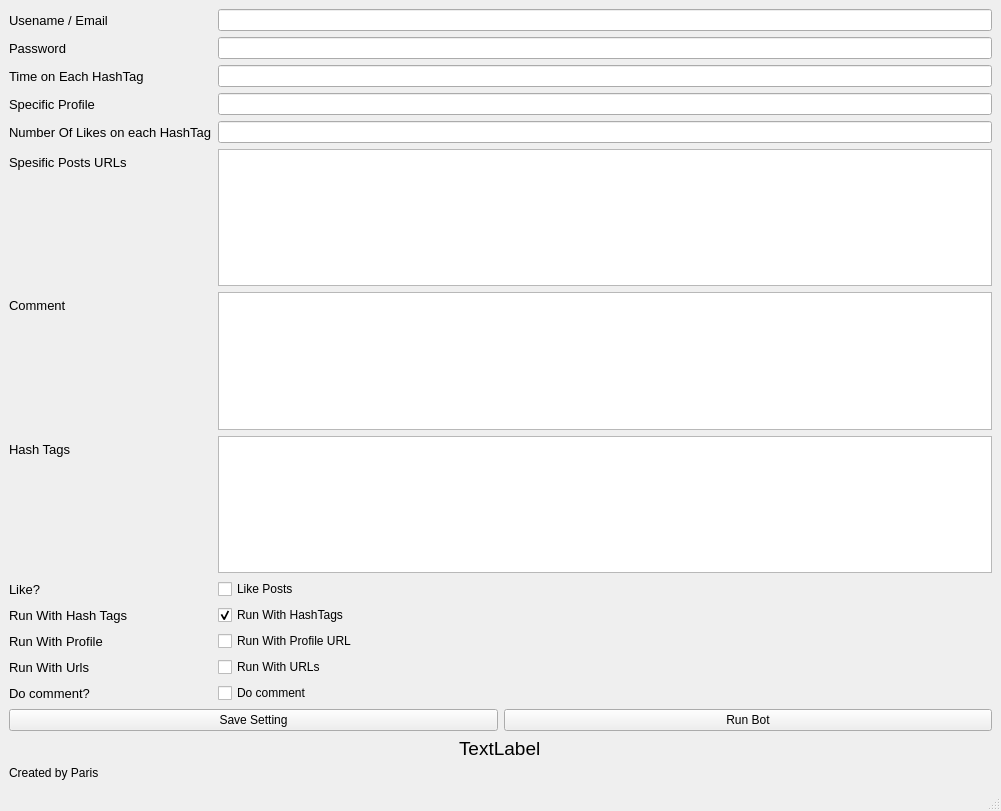
<?xml version="1.0" encoding="UTF-8"?>
<ui version="4.0">
 <class>MainWindow</class>
 <widget class="QMainWindow" name="MainWindow">
  <property name="geometry">
   <rect>
    <x>0</x>
    <y>0</y>
    <width>1001</width>
    <height>811</height>
   </rect>
  </property>
  <property name="windowTitle">
   <string>InstaBot</string>
  </property>
  <widget class="QWidget" name="centralwidget">
   <layout class="QGridLayout" name="gridLayout">
    <item row="3" column="0">
     <widget class="QLabel" name="label_7">
      <property name="text">
       <string>Created by Paris</string>
      </property>
     </widget>
    </item>
    <item row="1" column="0">
     <layout class="QHBoxLayout" name="horizontalLayout">
      <item>
       <widget class="QPushButton" name="saveBtn">
        <property name="text">
         <string>Save Setting</string>
        </property>
       </widget>
      </item>
      <item>
       <widget class="QPushButton" name="runBtn">
        <property name="text">
         <string>Run Bot</string>
        </property>
       </widget>
      </item>
     </layout>
    </item>
    <item row="0" column="0">
     <layout class="QFormLayout" name="formLayout">
      <property name="fieldGrowthPolicy">
       <enum>QFormLayout::AllNonFixedFieldsGrow</enum>
      </property>
      <item row="0" column="0">
       <widget class="QLabel" name="label">
        <property name="font">
         <font>
          <pointsize>10</pointsize>
         </font>
        </property>
        <property name="text">
         <string>Usename / Email</string>
        </property>
       </widget>
      </item>
      <item row="0" column="1">
       <widget class="QLineEdit" name="username"/>
      </item>
      <item row="1" column="0">
       <widget class="QLabel" name="label_2">
        <property name="font">
         <font>
          <pointsize>10</pointsize>
         </font>
        </property>
        <property name="text">
         <string>Password</string>
        </property>
       </widget>
      </item>
      <item row="1" column="1">
       <widget class="QLineEdit" name="password"/>
      </item>
      <item row="2" column="0">
       <widget class="QLabel" name="label_3">
        <property name="font">
         <font>
          <pointsize>10</pointsize>
         </font>
        </property>
        <property name="text">
         <string>Time on Each HashTag</string>
        </property>
       </widget>
      </item>
      <item row="2" column="1">
       <widget class="QLineEdit" name="wait"/>
      </item>
      <item row="3" column="0">
       <widget class="QLabel" name="label_12">
        <property name="font">
         <font>
          <pointsize>10</pointsize>
         </font>
        </property>
        <property name="text">
         <string>Specific Profile</string>
        </property>
       </widget>
      </item>
      <item row="8" column="0">
       <widget class="QLabel" name="label_9">
        <property name="font">
         <font>
          <pointsize>10</pointsize>
         </font>
        </property>
        <property name="text">
         <string>Number Of Likes on each HashTag</string>
        </property>
       </widget>
      </item>
      <item row="8" column="1">
       <widget class="QLineEdit" name="numLikes"/>
      </item>
      <item row="13" column="0">
       <widget class="QLabel" name="label_5">
        <property name="font">
         <font>
          <pointsize>10</pointsize>
         </font>
        </property>
        <property name="text">
         <string>Spesific Posts URLs</string>
        </property>
       </widget>
      </item>
      <item row="13" column="1">
       <widget class="QTextEdit" name="url"/>
      </item>
      <item row="14" column="0">
       <widget class="QLabel" name="label_8">
        <property name="font">
         <font>
          <pointsize>10</pointsize>
         </font>
        </property>
        <property name="text">
         <string>Comment</string>
        </property>
       </widget>
      </item>
      <item row="14" column="1">
       <widget class="QTextEdit" name="comment"/>
      </item>
      <item row="15" column="0">
       <widget class="QLabel" name="label_4">
        <property name="font">
         <font>
          <pointsize>10</pointsize>
         </font>
        </property>
        <property name="text">
         <string>Hash Tags</string>
        </property>
       </widget>
      </item>
      <item row="15" column="1">
       <widget class="QTextEdit" name="hashtags"/>
      </item>
      <item row="16" column="0">
       <widget class="QLabel" name="label_6">
        <property name="font">
         <font>
          <pointsize>10</pointsize>
         </font>
        </property>
        <property name="text">
         <string>Like?</string>
        </property>
       </widget>
      </item>
      <item row="16" column="1">
       <widget class="QCheckBox" name="LikecheckBox">
        <property name="text">
         <string>Like Posts</string>
        </property>
       </widget>
      </item>
      <item row="19" column="0">
       <widget class="QLabel" name="label_10">
        <property name="font">
         <font>
          <pointsize>10</pointsize>
         </font>
        </property>
        <property name="text">
         <string>Run With Hash Tags</string>
        </property>
       </widget>
      </item>
      <item row="19" column="1">
       <widget class="QCheckBox" name="checkBoxHashTags">
        <property name="text">
         <string>Run With HashTags</string>
        </property>
        <property name="checked">
         <bool>true</bool>
        </property>
       </widget>
      </item>
      <item row="21" column="0">
       <widget class="QLabel" name="runWithUrlsLabel">
        <property name="font">
         <font>
          <pointsize>10</pointsize>
         </font>
        </property>
        <property name="text">
         <string>Run With Urls</string>
        </property>
       </widget>
      </item>
      <item row="21" column="1">
       <widget class="QCheckBox" name="runWithUrlsCheckBox">
        <property name="text">
         <string>Run With URLs</string>
        </property>
        <property name="checked">
         <bool>false</bool>
        </property>
       </widget>
      </item>
      <item row="22" column="0">
       <widget class="QLabel" name="label_11">
        <property name="font">
         <font>
          <pointsize>10</pointsize>
         </font>
        </property>
        <property name="text">
         <string>Do comment?</string>
        </property>
       </widget>
      </item>
      <item row="22" column="1">
       <widget class="QCheckBox" name="checkBoxDoComment">
        <property name="text">
         <string>Do comment</string>
        </property>
       </widget>
      </item>
      <item row="3" column="1">
       <widget class="QLineEdit" name="profile"/>
      </item>
      <item row="20" column="0">
       <widget class="QLabel" name="label_13">
        <property name="font">
         <font>
          <pointsize>10</pointsize>
         </font>
        </property>
        <property name="text">
         <string>Run With Profile</string>
        </property>
       </widget>
      </item>
      <item row="20" column="1">
       <widget class="QCheckBox" name="checkBoxProfile">
        <property name="text">
         <string>Run With Profile URL</string>
        </property>
       </widget>
      </item>
     </layout>
    </item>
    <item row="2" column="0" alignment="Qt::AlignHCenter">
     <widget class="QLabel" name="msg">
      <property name="font">
       <font>
        <pointsize>14</pointsize>
       </font>
      </property>
      <property name="text">
       <string>TextLabel</string>
      </property>
     </widget>
    </item>
   </layout>
  </widget>
  <widget class="QMenuBar" name="menubar">
   <property name="geometry">
    <rect>
     <x>0</x>
     <y>0</y>
     <width>1001</width>
     <height>26</height>
    </rect>
   </property>
  </widget>
  <widget class="QStatusBar" name="statusbar"/>
 </widget>
 <resources/>
 <connections/>
</ui>
